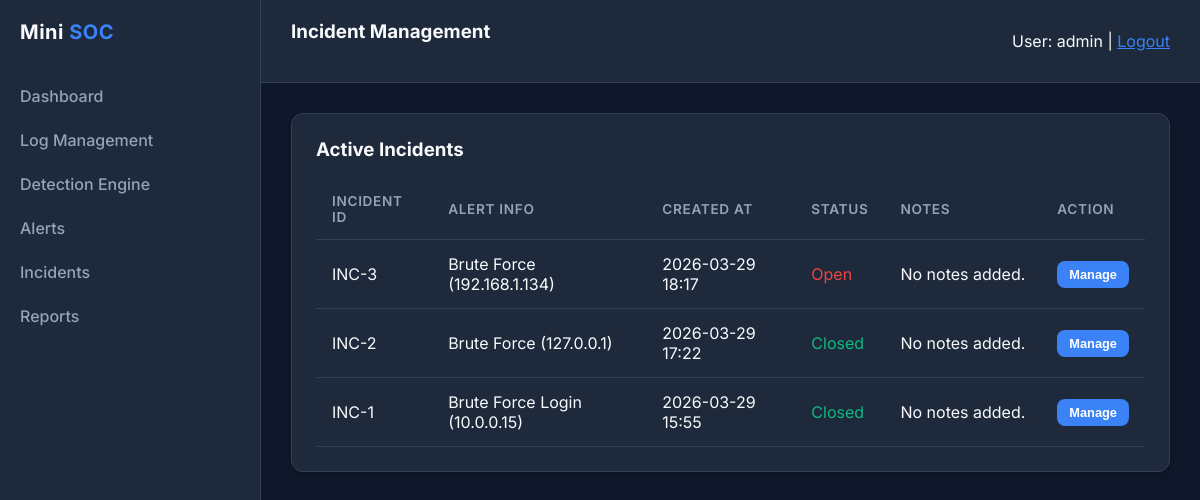
Screenshot of /incidents/ (signed in) with the database file from the repository.
### incidents/models.py (models this page shows, shortened)
class Incident(models.Model):
    STATUS_CHOICES = [
        ('Open', 'Open'),
        ('In Progress', 'In Progress'),
        ('Closed', 'Closed'),
    ]
    alert = models.OneToOneField(Alert, on_delete=models.CASCADE, related_name='incident')
    status = models.CharField(max_length=20, choices=STATUS_CHOICES, default='Open')
    notes = models.TextField(blank=True)
    created_at = models.DateTimeField(auto_now_add=True)
    updated_at = models.DateTimeField(auto_now=True)

### alerts/models.py (models this page shows, shortened)
class Alert(models.Model):
    SEVERITY_CHOICES = [
        ('Low', 'Low'),
        ('Medium', 'Medium'),
        ('High', 'High'),
        ('Critical', 'Critical'),
    ]
    ip_address = models.GenericIPAddressField()
    attack_type = models.CharField(max_length=100)
    severity = models.CharField(max_length=20, choices=SEVERITY_CHOICES)
    timestamp = models.DateTimeField(auto_now_add=True)

### incidents/views.py (the view, shortened to what this page needs)
# urls.py: path('', views.index, name='alerts_index'),
@login_required
def index(request):
    incidents = Incident.objects.select_related('alert').order_by('-created_at')
    return render(request, 'incidents.html', {
        'incidents': incidents,
        'status_choices': Incident.STATUS_CHOICES
    })

### templates/incidents.html (shortened to what this page needs)
{% extends 'base.html' %}
{% block page_title %}Incident Management{% endblock %}
{% block content %}
<div class="card">
    <h3>Active Incidents</h3>
    <table>
        <thead>
            <tr>
                <th>Incident ID</th>
                <th>Alert Info</th>
                <th>Created At</th>
                <th>Status</th>
                <th>Notes</th>
                <th>Action</th>
            </tr>
        </thead>
        <tbody>
            {% for incident in incidents %}
            <tr>
                <td>INC-{{ incident.id }}</td>
                <td>{{ incident.alert.attack_type }} ({{ incident.alert.ip_address }})</td>
                <td>{{ incident.created_at|date:"Y-m-d H:i" }}</td>
                <td>
                    <span style="color: {% if incident.status == 'Open' %}var(--danger){% elif incident.status == 'In Progress' %}var(--warning){% else %}var(--success){% endif %}">
                        {{ incident.status }}
                    </span>
                </td>
                <td style="max-width: 200px; white-space: nowrap; overflow: hidden; text-overflow: ellipsis;">
                    {{ incident.notes|default:"No notes added." }}
                </td>
                <td>
                    <button class="btn" onclick="document.getElementById('modal-{{ incident.id }}').style.display='block'" style="padding: 6px 12px; font-size: 0.8rem;">Manage</button>
                </td>
            </tr>
            {% empty %}
            <tr><td colspan="6" style="text-align: center; color: var(--text-secondary);">No incidents tracked.</td></tr>
            {% endfor %}
        </tbody>
    </table>
</div>
{% endblock %}

### templates/base.html (shortened to what this page needs)
<!DOCTYPE html>
<html lang="en">
<head>
</head>
<body>
    <div class="sidebar">
        <h2>Mini <span>SOC</span></h2>
        <a href="{% url 'dashboard_index' %}" class="nav-link">Dashboard</a>
        <a href="{% url 'logs_index' %}" class="nav-link">Log Management</a>
        <a href="{% url 'detection_index' %}" class="nav-link">Detection Engine</a>
        <a href="{% url 'alerts_index' %}" class="nav-link">Alerts</a>
        <a href="{% url 'incidents_index' %}" class="nav-link">Incidents</a>
        <a href="{% url 'reports_index' %}" class="nav-link">Reports</a>
    </div>
    <div class="main-content">
        <div class="header">
            <h3>{% block page_title %}Overview{% endblock %}</h3>
            <div>
                User: {{ request.user.username }} |
                <form action="{% url 'admin:logout' %}" method="post" style="display: inline;">
                    <button type="submit" style="background: none; border: none; color: var(--accent); cursor: pointer; font-family: inherit; font-size: inherit; padding: 0; text-decoration: underline;">Logout</button>
                </form>
            </div>
        </div>
        <div class="content">
            {% block content %}
            {% endblock %}
        </div>
    </div>
</body>
</html>

### templates/base.html (style rules this page uses)
:root { --bg-color: #0f172a; --sidebar-bg: #1e293b; --card-bg: #1e293b; --text-primary: #f8fafc; --text-secondary: #94a3b8; --accent: #3b82f6; --accent-hover: #2563eb; --danger: #ef4444; --danger-bg: rgba(239, 68, 68, 0.1); --warning: #f59e0b; --warning-bg: rgba(245, 158, 11, 0.1); --success: #10b981; --success-bg: rgba(16, 185, 129, 0.1); --border: #334155; }
body { font-family: 'Inter', sans-serif; background-color: var(--bg-color); color: var(--text-primary); margin: 0; display: flex; height: 100vh; overflow: hidden; }
.sidebar { width: 260px; background-color: var(--sidebar-bg); border-right: 1px solid var(--border); display: flex; flex-direction: column; padding: 20px 0; }
.sidebar h2 { padding: 0 20px; font-size: 1.25rem; color: var(--text-primary); margin-bottom: 30px; font-weight: 700; letter-spacing: 0.5px; }
.sidebar h2 span { color: var(--accent); }
.nav-link { padding: 12px 20px; color: var(--text-secondary); text-decoration: none; display: flex; align-items: center; transition: all 0.3s ease; font-weight: 500; }
.main-content { flex: 1; display: flex; flex-direction: column; overflow-y: auto; }
.header { background-color: var(--card-bg); padding: 20px 30px; border-bottom: 1px solid var(--border); display: flex; justify-content: space-between; align-items: center; }
.content { padding: 30px; }
.card { background-color: var(--card-bg); border-radius: 12px; border: 1px solid var(--border); padding: 24px; box-shadow: 0 4px 6px -1px rgba(0, 0, 0, 0.1), 0 2px 4px -1px rgba(0, 0, 0, 0.06); margin-bottom: 24px; transition: transform 0.2s ease, box-shadow 0.2s ease; }
h1, h2, h3 { margin-top: 0; }
.btn { background-color: var(--accent); color: white; border: none; padding: 10px 18px; border-radius: 8px; cursor: pointer; font-weight: 600; font-size: 0.9rem; transition: all 0.2s; text-decoration: none; display: inline-block; }
table { width: 100%; border-collapse: collapse; margin-top: 10px; }
th, td { text-align: left; padding: 14px 16px; border-bottom: 1px solid var(--border); }
th { color: var(--text-secondary); font-size: 0.85rem; text-transform: uppercase; letter-spacing: 0.05em; font-weight: 600; }

### rows the page displays
Incident: id "3", alert.attack_type "Brute Force", alert.ip_address "192.168.1.134", created_at "2026-03-29 18:17", status "Open", notes "No notes added."
Incident: id "2", alert.attack_type "Brute Force", alert.ip_address "127.0.0.1", created_at "2026-03-29 17:22", status "Closed", notes "No notes added."
Incident: id "1", alert.attack_type "Brute Force Login", alert.ip_address "10.0.0.15", created_at "2026-03-29 15:55", status "Closed", notes "No notes added."

### other values shown
{{ request.user.username }} "admin"
